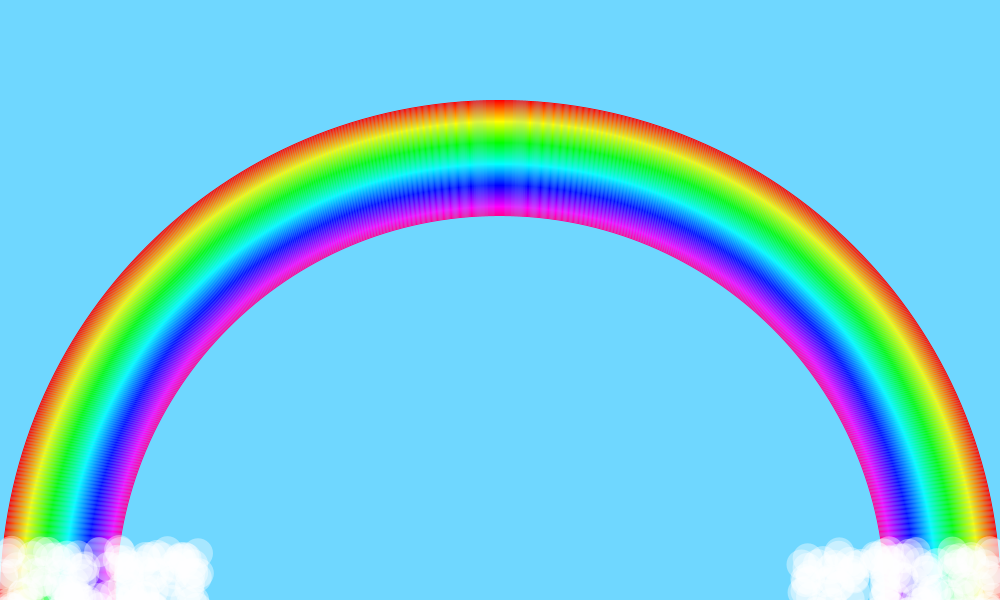
Frame 1 (no input)
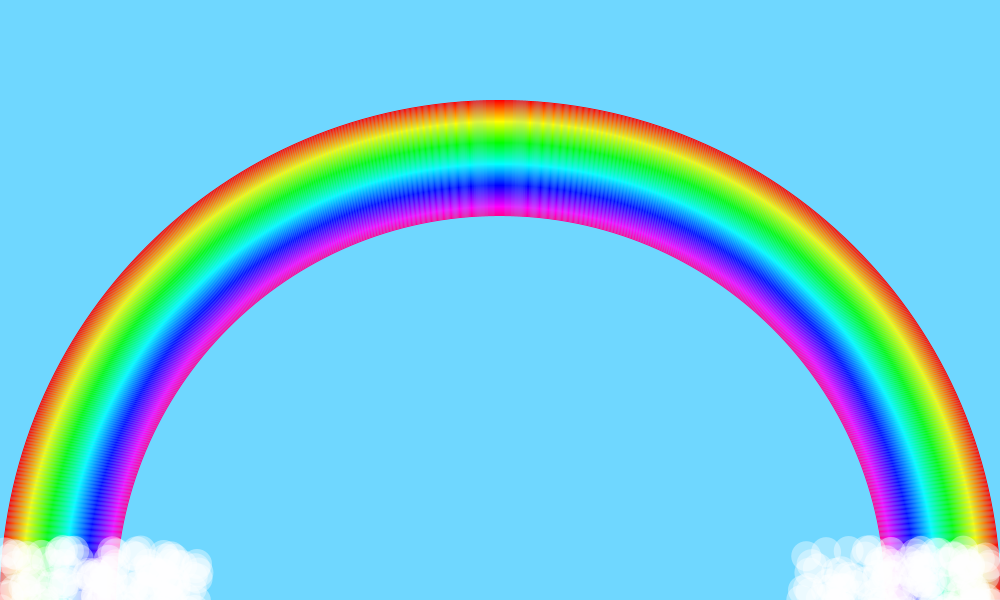
Frame 60 (the mouse pressed at the canvas centre just before this capture)
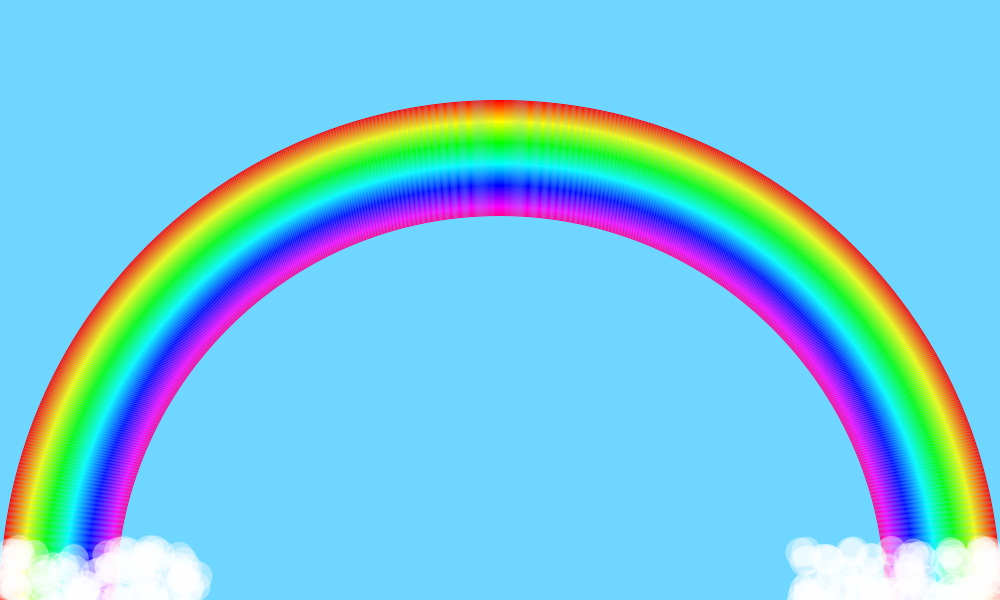
Frame 120 (the mouse held since frame 60 and released just before this capture)

The Processing sketch that drew these frames (run headless with seeded random() and noise(); from frame 60 on, the mouse is pressed at the canvas centre):

// Processing sketch: processing_105836
// ── processing_105836.pde

void setup(){
size(1000, 600);
}

void draw(){
colorMode(RGB);
background(111, 215, 255);

for(int i = 0; i <= 230; i+=2 ){
colorMode(HSB);
stroke(i, 255, 255);
noFill();
arc(width/2, height, width - i, width - i, PI, 2*PI);
}

for(int i = 0; i < 200; i++){
colorMode(RGB);
fill(255, 100);
noStroke();
ellipse(100 + random(-100, 100), height + random(-50, 50), 30, 30);
}

for(int i = 0; i < 200; i++){
colorMode(RGB);
fill(255, 100);
noStroke();
ellipse(width - 100 + random(-100, 100), height + random(-50, 50), 30, 30);
}
}
